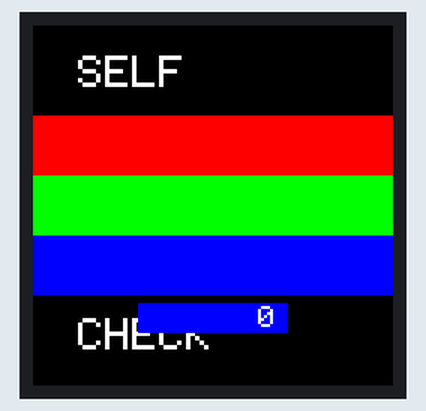
A sketch run on a simulated ESP32-S3. Parts: 240×240 colour display. What the sketch prints to the serial monitor is not drawn.

Above: at 0.5 s.
At 5.0 s:
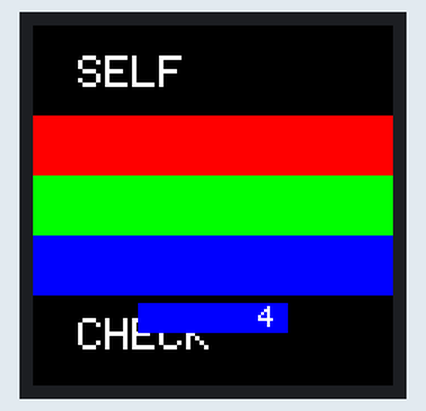
At 8.0 s:
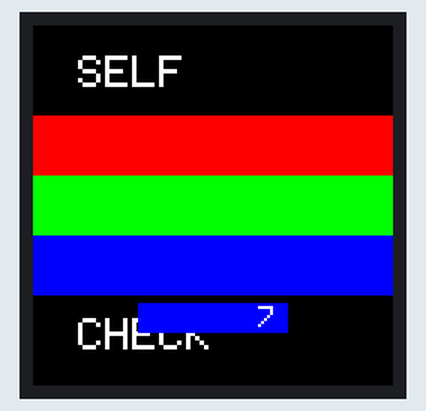
At 18.6 s:
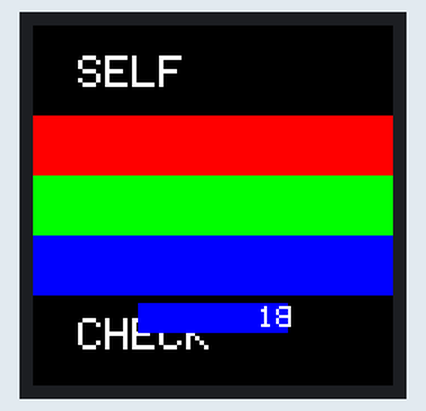
At 27.6 s:
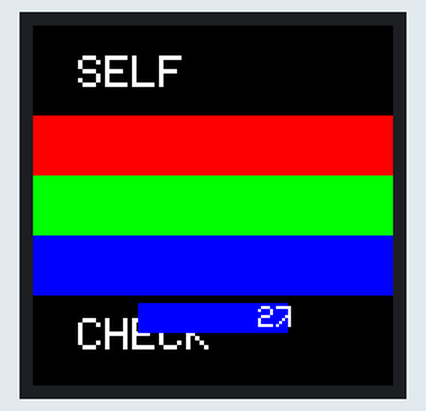
At 38.2 s:
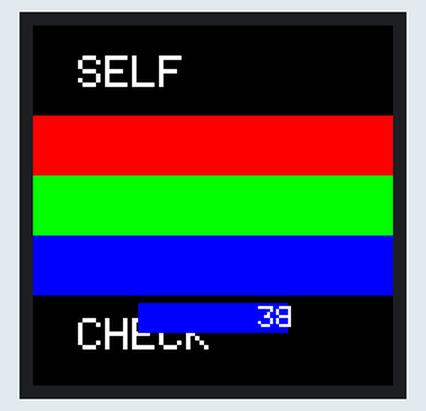

Measured:
- what the display in image 0 shows lasts 1.5 s, from 0.4 s to 1.9 s

The sketch:

selfcheck.ino
```cpp
// Waveshare ESP32-S3-LCD-1.28 — 배포 후 셀프체크(스모크 테스트) 샘플
//
// 화면에 알아보기 쉬운 패턴을 그리고, 자기 상태를 Serial(CH343/COM)로
// [SELFCHECK] 한 줄에 계속 내보낸다. PC의 selfcheck.ps1 이 이 줄을 읽어 PASS/FAIL 판정.
//
// pins: DC=8 CS=9 SCK=10 MOSI=11 RST=14 BL=2  (이 보드 검증값)
// FQBN(CLI): esp32:esp32:esp32s3:PSRAM=enabled,FlashSize=16M   (CDCOnBoot 없음 -> Serial=UART0=COM)

#include <Arduino_GFX_Library.h>

#define LCD_DC 8
#define LCD_CS 9
#define LCD_SCK 10
#define LCD_MOSI 11
#define LCD_RST 14
#define LCD_BL 2

#define FW_NAME "selfcheck"
#define FW_VER  "1"

Arduino_DataBus *bus = new Arduino_ESP32SPI(LCD_DC, LCD_CS, LCD_SCK, LCD_MOSI, GFX_NOT_DEFINED);
Arduino_GFX *gfx = new Arduino_GC9A01(bus, LCD_RST, 0, true);

bool  gfxOk = false;
const char *screenLabel = "boot";
uint32_t drawCrc = 0;         // 그린 내용의 간단 체크섬(내용 식별용)

// 문자열 간단 CRC32 (내용 라벨 식별용)
uint32_t crc32(const char *s) {
  uint32_t c = 0xFFFFFFFF;
  for (; *s; s++) {
    c ^= (uint8_t)*s;
    for (int i = 0; i < 8; i++) c = (c >> 1) ^ (0xEDB88320 & (-(int32_t)(c & 1)));
  }
  return ~c;
}

void drawScreen(const char *label) {
  screenLabel = label;
  drawCrc = crc32(label);
  gfx->fillScreen(0x0000);
  // 알아보기 쉬운 3색 띠 + 라벨 (물리 표시 확인용)
  gfx->fillRect(0, 60, 240, 40, 0xF800);   // red
  gfx->fillRect(0, 100, 240, 40, 0x07E0);  // green
  gfx->fillRect(0, 140, 240, 40, 0x001F);  // blue
  gfx->setTextColor(0xFFFF);
  gfx->setTextSize(3);
  gfx->setCursor(30, 20);
  gfx->print("SELF");
  gfx->setCursor(30, 195);
  gfx->print("CHECK");
}

void setup() {
  Serial.begin(115200);
  delay(200);

  pinMode(LCD_BL, OUTPUT);
  digitalWrite(LCD_BL, HIGH);

  gfxOk = gfx->begin();
  drawScreen("selfcheck-main");

  Serial.println();
  Serial.println("[SELFCHECK] boot");
}

void loop() {
  static uint32_t n = 0;
  // 한 줄 자기보고 — PC가 이걸 파싱해 PASS/FAIL 판정
  Serial.printf(
    "[SELFCHECK] fw=%s ver=%s begin=%s bl=%d:HIGH psram=%u heap=%u screen=\"%s\" crc=%08X uptime=%lu seq=%lu\n",
    FW_NAME, FW_VER, gfxOk ? "OK" : "FAIL",
    LCD_BL, (unsigned)ESP.getPsramSize(), (unsigned)ESP.getFreeHeap(),
    screenLabel, (unsigned)drawCrc, (unsigned long)(millis() / 1000), (unsigned long)n);

  // 화면 하단에 살아있음 카운터(heartbeat) 표시
  gfx->fillRect(70, 185, 100, 20, 0x001F);
  gfx->setTextColor(0xFFFF);
  gfx->setTextSize(2);
  gfx->setCursor(150, 187);
  gfx->print((int)(millis() / 1000));

  n++;
  delay(1500);
}
```
